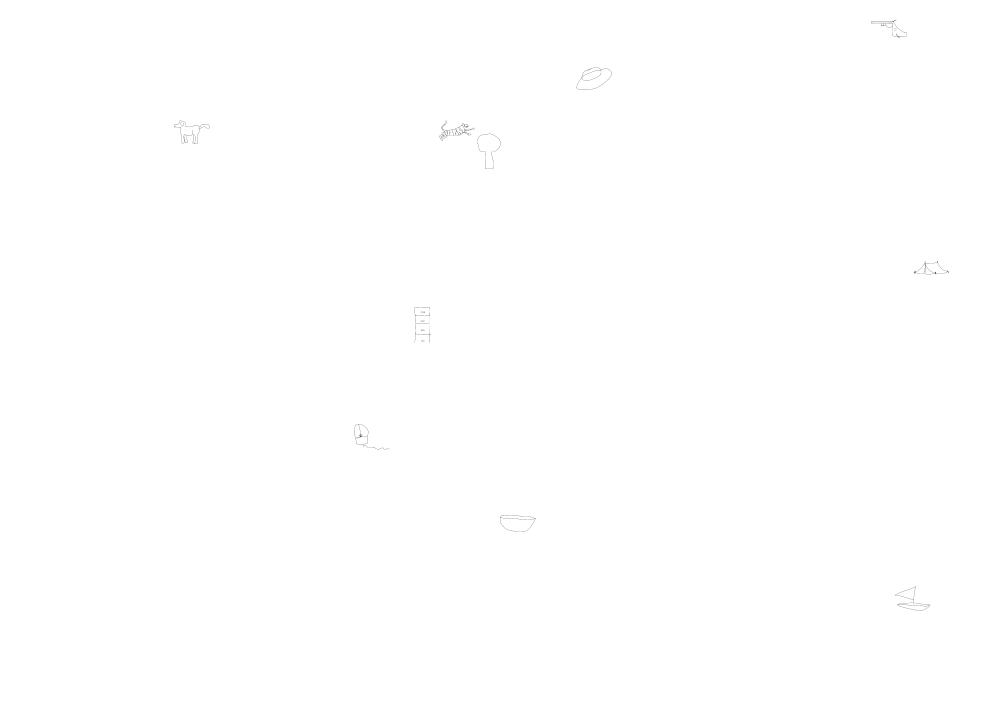
#> input picture 01_synthetic_data/generated_image_0.png, 4961 x 3508 px (shown at 1/5 size)
$ python -i helper_functions.py   (imports and definitions only)   (older library calls are emulated)
#> lines starting #> are read from the running program, lines starting #| are printed output that depends on the picture; after the words box and inside, x2 and y2 are one past the last pixel; in counts of white or black regions, pixels touching at a corner belong together
#> further down, picture is the input picture: shape (3508, 4961, 3); min 0, max 255, mean 254.9
"""
File: helper_functions.py
Path: paper_sketchobjectdetection/classes/helper_functions.py

Purpose:
    class to perform region proposal on image.

Author: Allmin
Created: 2026-06-05
"""
# Path to your sketch
from scipy.ndimage import binary_fill_holes
import matplotlib.pyplot as plt
import matplotlib.patches as patches
from sklearn.cluster import DBSCAN
import cv2
import numpy as np
from PIL import Image, ImageDraw
from scipy.ndimage import binary_fill_holes
from scipy.stats import gaussian_kde
import matplotlib.pyplot as plt
import matplotlib.patches as patches

BINARY_THRESHOLD = 220
CC_CONNECTIVITY = 8
COORD_NORM_SIZE = 1000

# [8 lines left out: function find_clusters, not called in this run]


def sketch_to_binary(img_np, kernel_size=3, use_fill = True):
#> called with kernel_size = 3, use_fill = True
    if img_np.ndim == 3:
        img_np = cv2.cvtColor(img_np, cv2.COLOR_RGB2GRAY)
    _, sketch = cv2.threshold(img_np, BINARY_THRESHOLD, 255, cv2.THRESH_BINARY_INV)
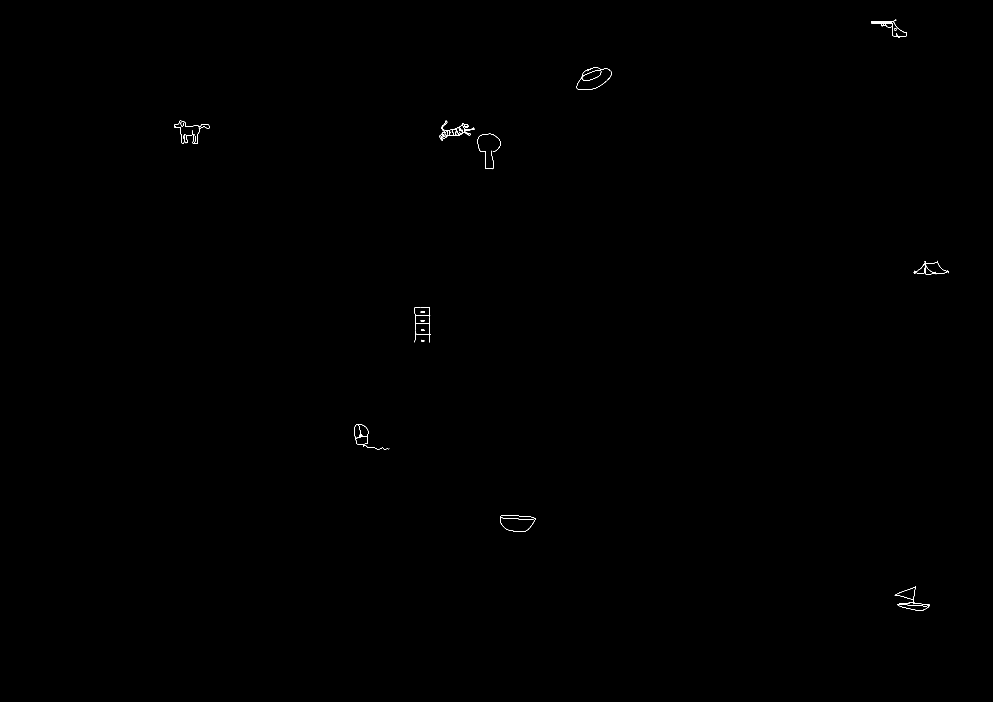
#> sketch: shape (3508, 4961) (shown at 1/5 size); 0.05% white in thin lines or dots, all inside (x1, y1, x2, y2) = (872, 98, 4743, 3054)
    sketch = sketch.astype(bool)
    binary = sketch

    if use_fill:

        # dilation/closing
        kernel = np.ones((kernel_size, kernel_size), np.uint8)
        sketch_closed = cv2.morphologyEx(
            sketch.astype(np.uint8), cv2.MORPH_CLOSE, kernel, iterations=2
        ).astype(bool)
#> sketch_closed: shape (3508, 4961) bool; 0.06% white; 15 white regions, largest, box (x1, y1, x2, y2) and area: (2196, 604, 2372, 704) 2324, (4357, 98, 4533, 190) 1570, (872, 604, 1048, 720) 1117

        # Fill holes
        foreground = binary_fill_holes(sketch_closed)
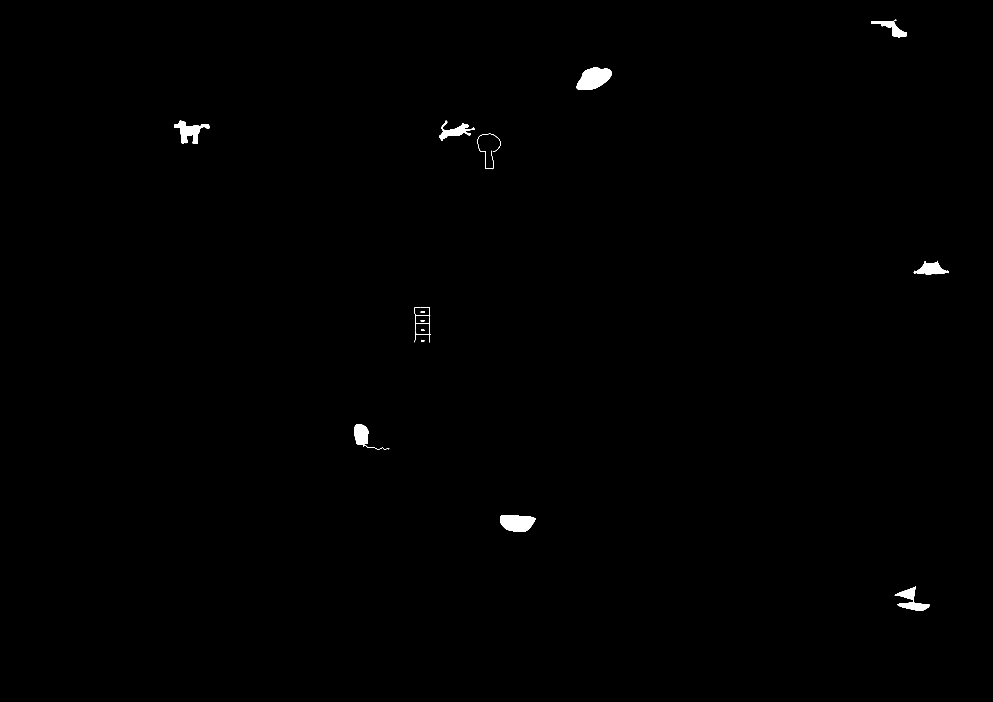
#> foreground: shape (3508, 4961) bool (shown at 1/5 size); 0.37% white; 14 white regions, largest, box (x1, y1, x2, y2) and area: (2883, 335, 3059, 450) 13498, (2501, 2575, 2678, 2660) 11544, (872, 604, 1048, 720) 8279
        sketch = foreground.astype(np.uint8) * 255
        binary =  sketch
    return binary

# [380 lines left out: functions connected_components, compute_kde_density, maybe_show, iou, bbox_center, cc2bbox and 11 more, not called in this run]

import cv2
import numpy as np

# [93 lines left out: function run_superpixel_segmentation, not called in this run]

import base64
import json
import re
import requests
from io import BytesIO

# [227 lines left out: functions run_vllm, full_image_detect_label_llm, not called in this run]

>>> import cv2
>>> picture = cv2.cvtColor(cv2.imread('../01_synthetic_data/generated_image_0.png'), cv2.COLOR_BGR2RGB)
>>> result = sketch_to_binary(picture)

$ run again, on 01_synthetic_data/generated_image_1.png
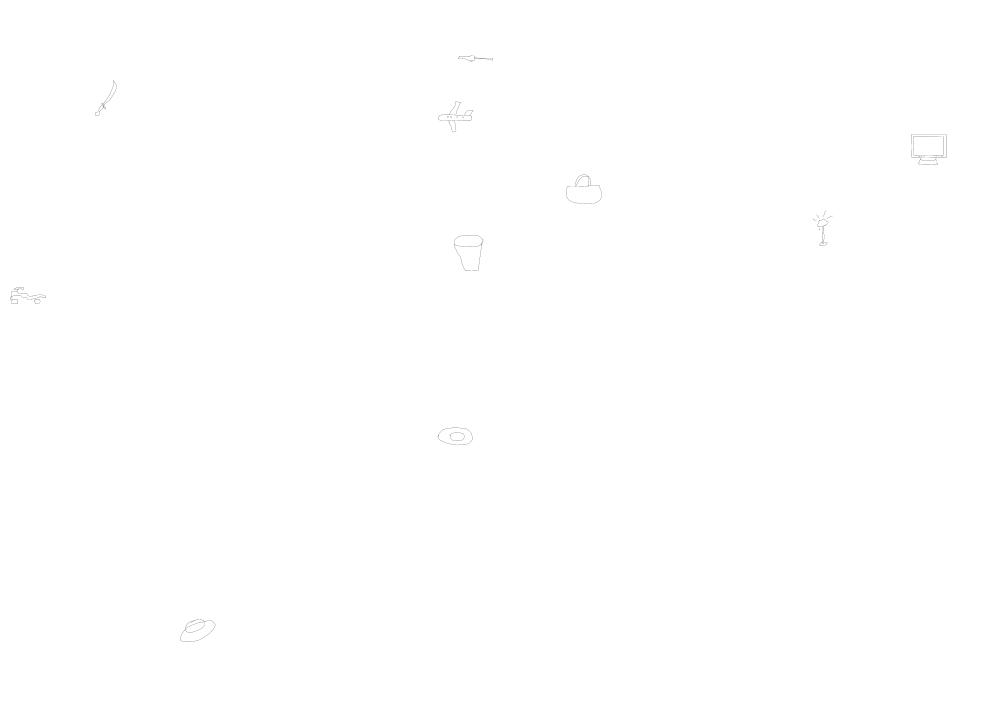
#> input picture 01_synthetic_data/generated_image_1.png, 4961 x 3508 px (shown at 1/5 size)
#> picture is the input picture: shape (3508, 4961, 3); min 0, max 255, mean 254.9
#> in sketch_to_binary, `_, sketch = cv2.threshold(img_np, BINARY_THRESHOLD, 255, cv2.THRESH_BI..`:
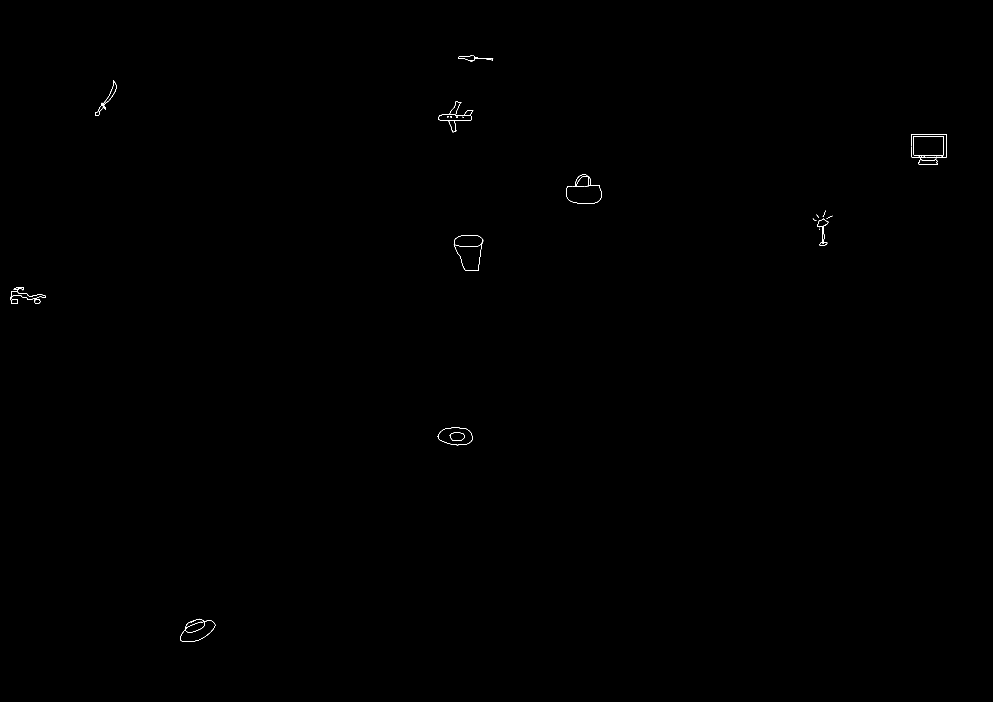
#> sketch: shape (3508, 4961) (shown at 1/5 size); 0.05% white in thin lines or dots, all inside (x1, y1, x2, y2) = (53, 278, 4732, 3209)
#> in sketch_to_binary, `foreground = binary_fill_holes(sketch_closed)`:
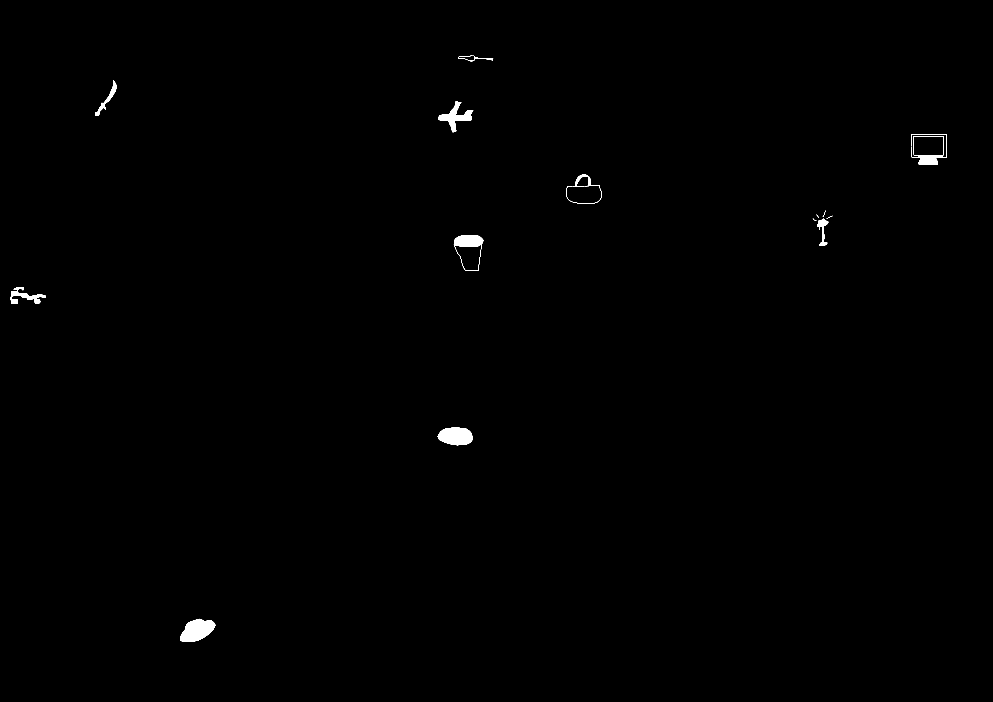
#> foreground: shape (3508, 4961) bool (shown at 1/5 size); 0.35% white; 17 white regions (1 under 20 px), largest, box (x1, y1, x2, y2) and area: (900, 3094, 1076, 3209) 13498, (2186, 2139, 2362, 2226) 12115, (2190, 508, 2366, 661) 8567

$ run again, on 01_synthetic_data/generated_image_10.png
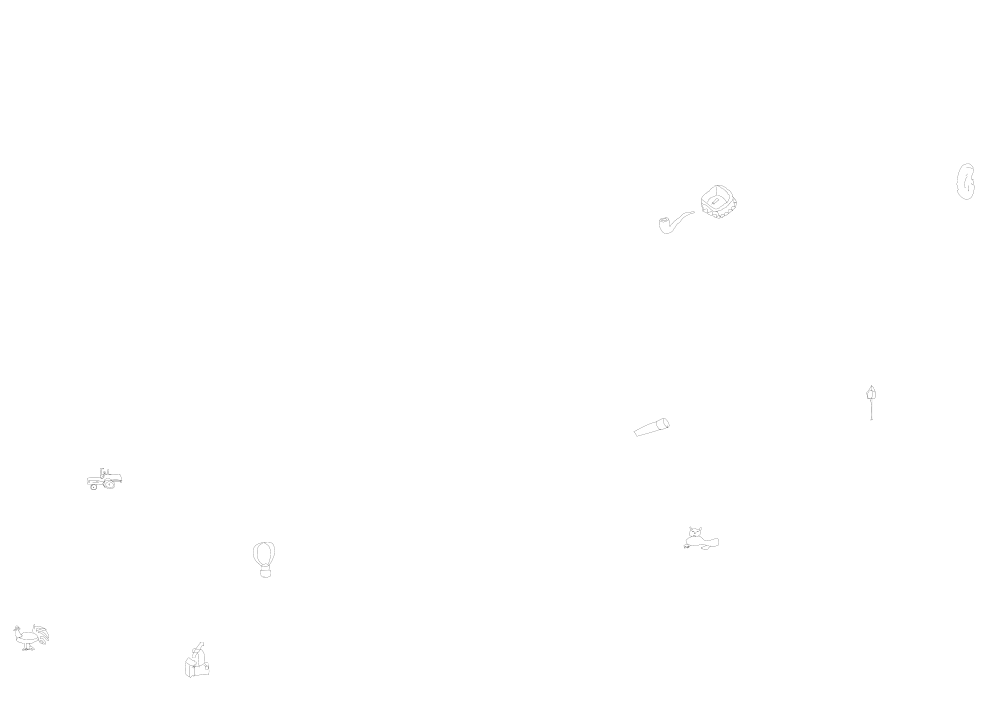
#> input picture 01_synthetic_data/generated_image_10.png, 4961 x 3508 px (shown at 1/5 size)
#> picture is the input picture: shape (3508, 4961, 3); min 0, max 255, mean 254.9
#> in sketch_to_binary, `_, sketch = cv2.threshold(img_np, BINARY_THRESHOLD, 255, cv2.THRESH_BI..`:
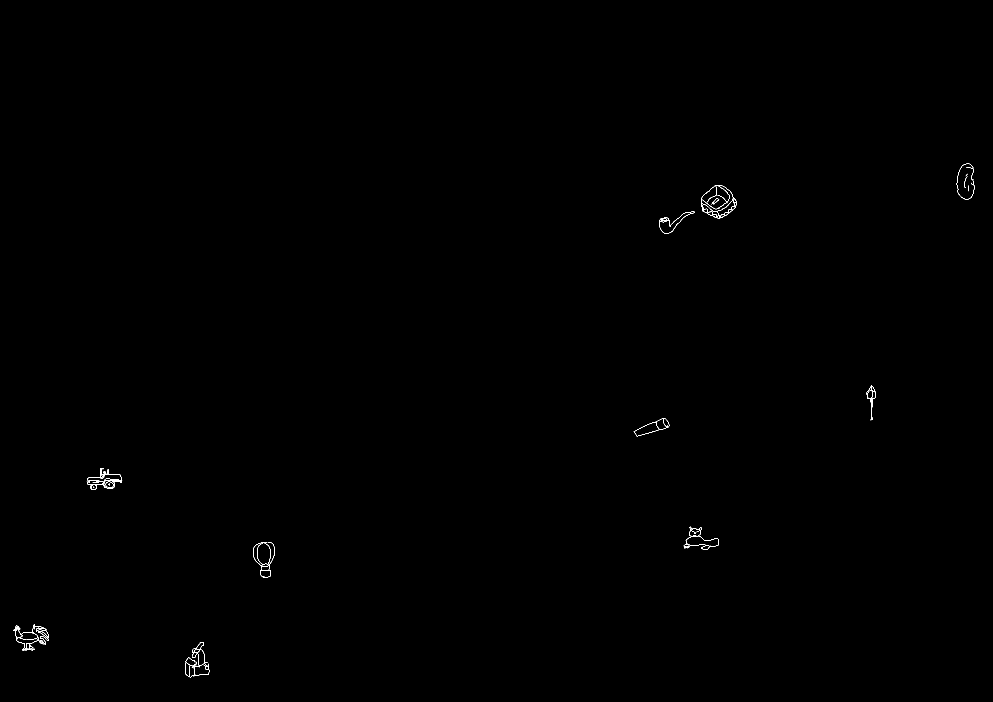
#> sketch: shape (3508, 4961) (shown at 1/5 size); 0.06% white in thin lines or dots, all inside (x1, y1, x2, y2) = (69, 818, 4872, 3388)
#> sketch_closed: shape (3508, 4961) bool; 0.09% white; 19 white regions (1 under 20 px), largest, box (x1, y1, x2, y2) and area: (69, 3121, 245, 3253) 2644, (434, 2341, 611, 2450) 2587, (3506, 925, 3683, 1091) 2245
#> in sketch_to_binary, `foreground = binary_fill_holes(sketch_closed)`:
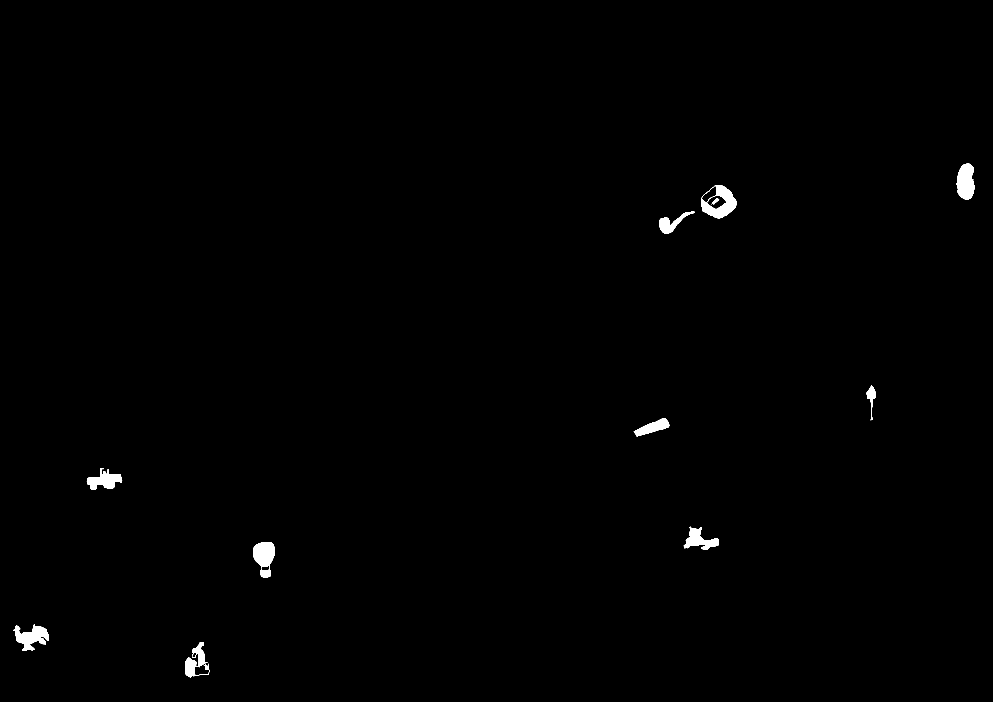
#> foreground: shape (3508, 4961) bool (shown at 1/5 size); 0.54% white; 11 white regions, largest, box (x1, y1, x2, y2) and area: (3506, 925, 3683, 1091) 13744, (4783, 818, 4872, 998) 12299, (1265, 2711, 1375, 2887) 12285

$ run again, on 01_synthetic_data/generated_image_11.png
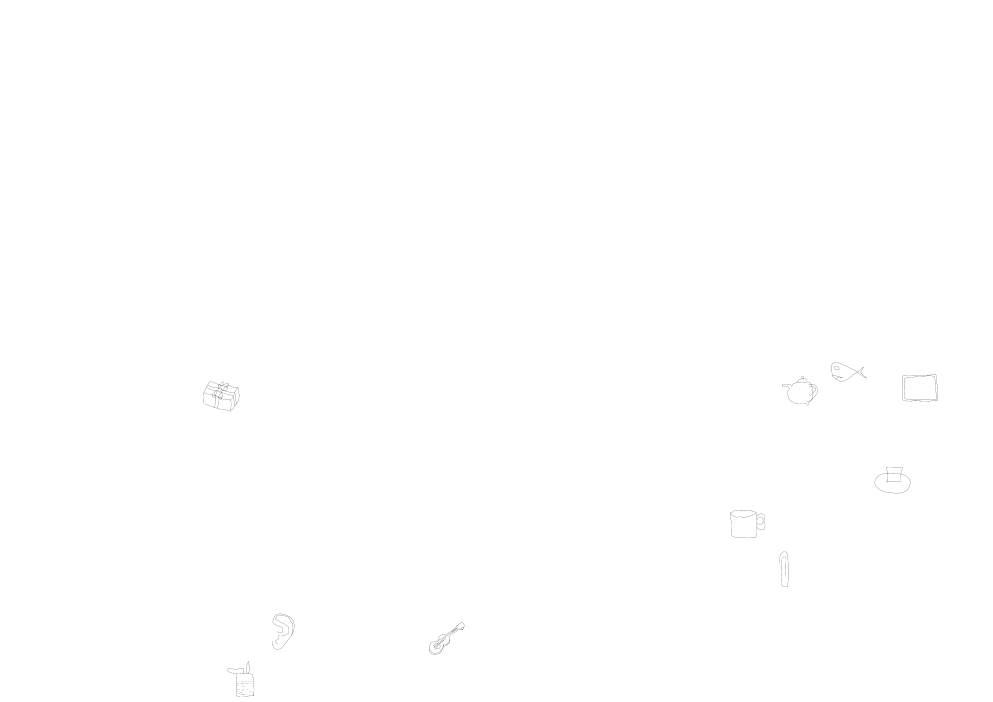
#> input picture 01_synthetic_data/generated_image_11.png, 4961 x 3508 px (shown at 1/5 size)
#> picture is the input picture: shape (3508, 4961, 3); min 0, max 255, mean 254.9
#> in sketch_to_binary, `_, sketch = cv2.threshold(img_np, BINARY_THRESHOLD, 255, cv2.THRESH_BI..`:
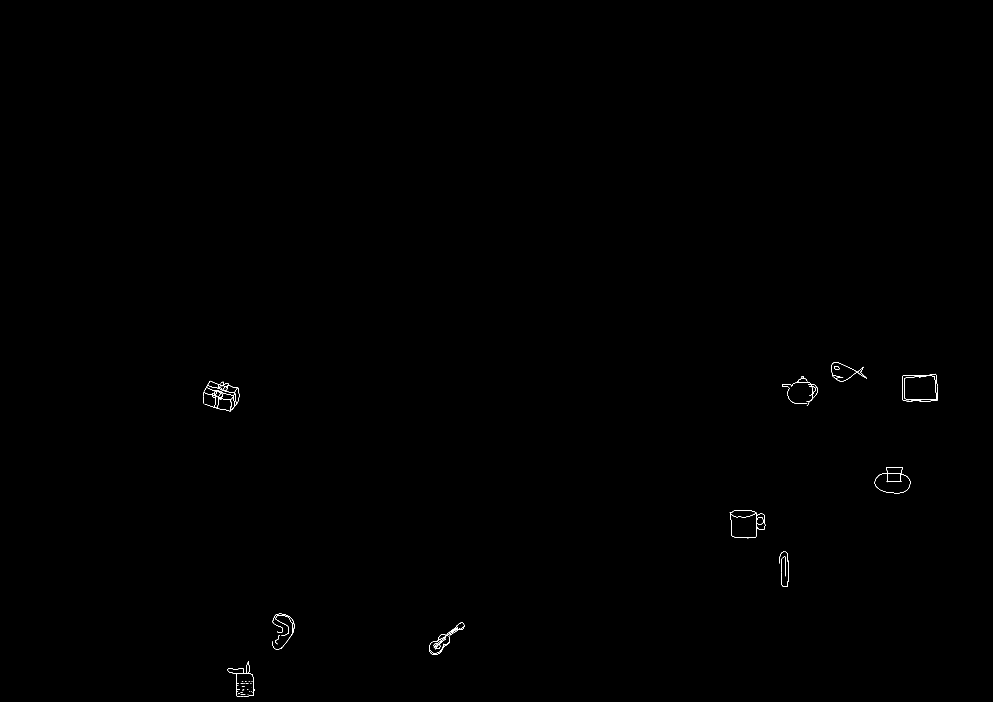
#> sketch: shape (3508, 4961) (shown at 1/5 size); 0.06% white in thin lines or dots, all inside (x1, y1, x2, y2) = (1018, 1810, 4689, 3483)
#> sketch_closed: shape (3508, 4961) bool; 0.08% white; 36 white regions (18 under 20 px), largest, box (x1, y1, x2, y2) and area: (2147, 3111, 2323, 3272) 2783, (1018, 1904, 1196, 2058) 2581, (4512, 1869, 4689, 2007) 1630
#> in sketch_to_binary, `foreground = binary_fill_holes(sketch_closed)`:
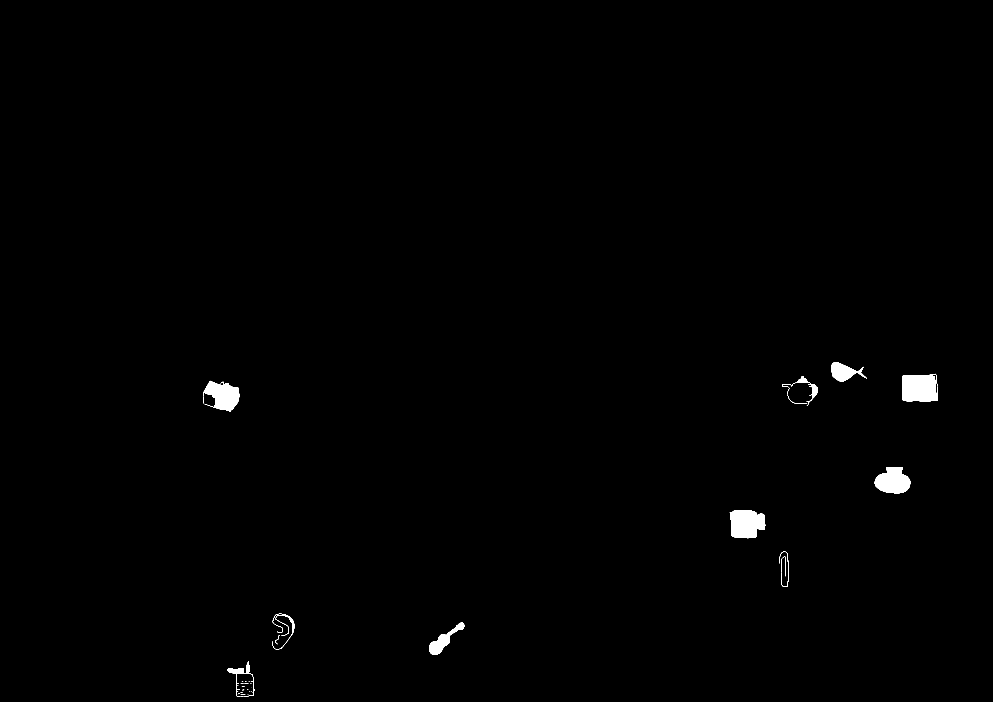
#> foreground: shape (3508, 4961) bool (shown at 1/5 size); 0.58% white; 35 white regions (18 under 20 px), largest, box (x1, y1, x2, y2) and area: (4512, 1869, 4689, 2007) 21612, (3649, 2551, 3826, 2691) 20479, (4374, 2336, 4552, 2466) 16968
